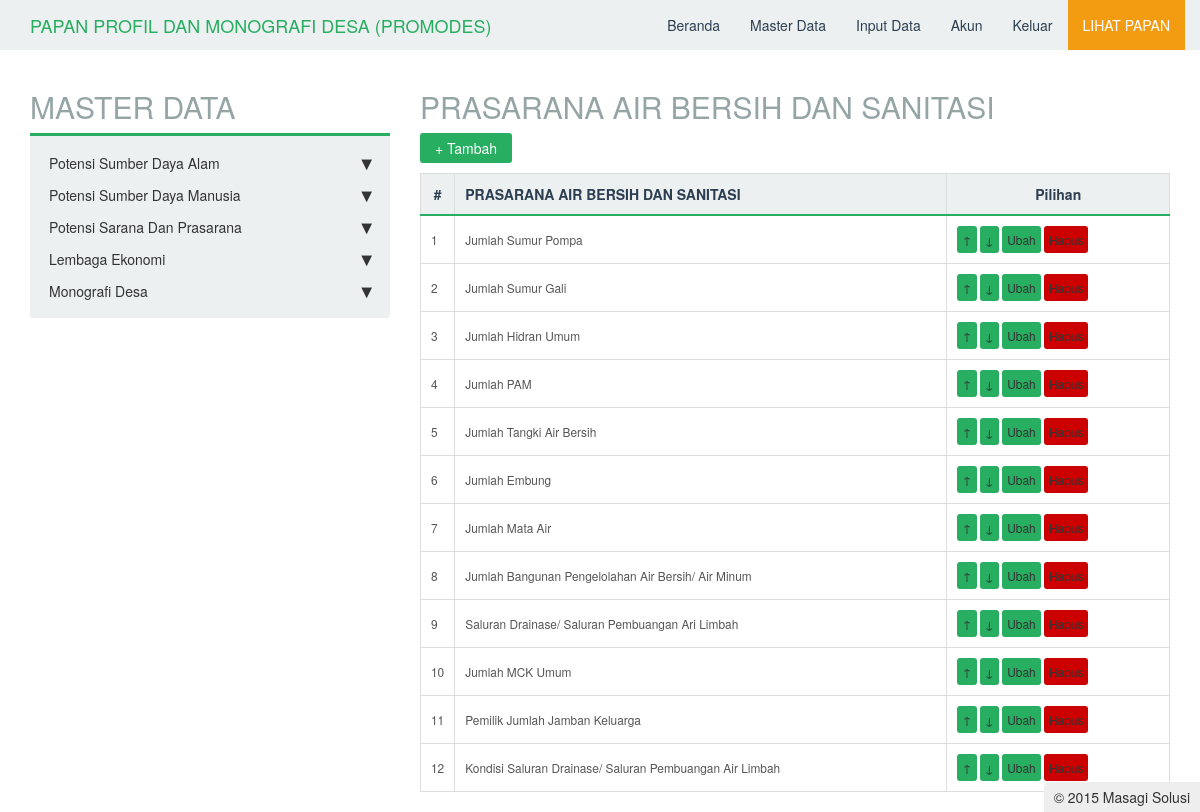
The app's page /master/potensi_sarpras/prasarana_air/master.php (signed in) with its own data.
### tables this page shows
CREATE TABLE IF NOT EXISTS `tbprasarana_air` (
  `id` int(11) NOT NULL AUTO_INCREMENT,
  `nama` varchar(225) NOT NULL,
  `posisi` int(11) NOT NULL,
  PRIMARY KEY (`id`)
);

### master/potensi_sarpras/prasarana_air/master.php (the view, shortened to what this page needs)
<?php
include_once "../../../functions/urut.php";
include_once "../../../master/header.php";
echo "<h2>PRASARANA AIR BERSIH DAN SANITASI</h2>";
$mod = $_GET['mod'];
if($mod == "tambah"){
    if(isset($_POST['simpan'])){
        $nama = $_POST['nama'];
        $s = mysql_query("select max(posisi) as urut from tbprasarana_air");
        $d = mysql_fetch_array($s);
        $posisi  = $d['urut']+1;
        for($i = 0;$i < sizeof($nama);$i++){
           if($nama[$i] != ""){
               $q = mysql_query("insert into tbprasarana_air(nama,posisi) values('".mysql_real_escape_string($nama[$i])."','".($posisi+$i)."')");
           }
        }
        if($q){
            echo "<script>window.location='master.php';</script>";
        }
    }
    echo "<link rel='stylesheet' type='text/css' href='../../../lib/css/table2.css'/>";
?>
<script type="text/javascript" src="../../../lib/js/jquery-1.9.1.min.js"></script>
<script type="text/javascript">
$(document).ready(function(){
    var count = 0;
    $nama = $("#nama");
    $add = $("#add");
    $add.click(function(e){
        var countNext = count+1;
        $("#input"+count).append("<div>&nbsp;&nbsp;<input type='text' name='nama[]' id='nama"+count+"'/><div id='input"+countNext+"'></div></div>");
        $("#nama"+count).focus();
        count++;
    });
});
</script>
<form method="post">
    <table>
        <tr>
            <td>Prasarana</td>
            <td id='nama'><div id='input0'> : <input type='text' name='nama[]' id='nama' required/><a class='btn' href='#' id='add'>+</a></div></td>
        </tr>
        <tr>
            <td></td>
            <td><input type='submit' name='simpan' value='Tambah'></td>
        </tr>
    </table>
</form>
<?php
}
else if($mod == "hapus"){
    $id = abs((int)$_GET['id']);
    $q = mysql_query("delete from tbprasarana_air where id='$id'");
    if($q){
        echo "<script>window.location='master.php';</script>";
    }
}
else
{
    echo "<link rel='stylesheet' type='text/css' href='../../../lib/css/table.css'/>";
    echo "<input type='reset' onclick=\"window.location='?mod=tambah';\" value='+ Tambah'/>";
    echo "<table>
            <tr>
                <th>#</th>
                <th align=left>PRASARANA AIR BERSIH DAN SANITASI</th>
                <th>Pilihan</th>
            </tr>";
    $n1 = 1;
    $s1= mysql_query("select * from tbprasarana_air order by posisi asc");
    while($d1 = mysql_fetch_array($s1)){
        echo "<tr>
                <td>$n1</td>
                <td>$d1[nama]</td>
                <td><a class='edit' href='?mod=urut&id=$d1[id]&tipe=1&posisi=up'>&#8593;</a> <a class='edit' href='?mod=urut&id=$d1[id]&tipe=1&posisi=down'>&#8595;</a> <a class='edit' href='?mod=ubah&id=$d1[id]'>Ubah</a> <a class='del' href='#' onclick='confirmDelete(\"?mod=hapus&id=$d1[id]\");'>Hapus</a></td>
            </tr>";
        $n1++;
    }
    echo "</table>";
}
include_once "../../../master/footer.php";
?>

### records on screen
tbprasarana_air: nama "Jumlah Sumur Pompa"
tbprasarana_air: nama "Jumlah Sumur Gali"
tbprasarana_air: nama "Jumlah Hidran Umum"
tbprasarana_air: nama "Jumlah PAM"
tbprasarana_air: nama "Jumlah Tangki Air Bersih"
tbprasarana_air: nama "Jumlah Embung"
tbprasarana_air: nama "Jumlah Mata Air"
tbprasarana_air: nama "Jumlah Bangunan Pengelolahan Air Bersih/ Air Minum"
tbprasarana_air: nama "Saluran Drainase/ Saluran Pembuangan Ari Limbah"
tbprasarana_air: nama "Jumlah MCK Umum"
tbprasarana_air: nama "Pemilik Jumlah Jamban Keluarga"
tbprasarana_air: nama "Kondisi Saluran Drainase/ Saluran Pembuangan Air Limbah"
